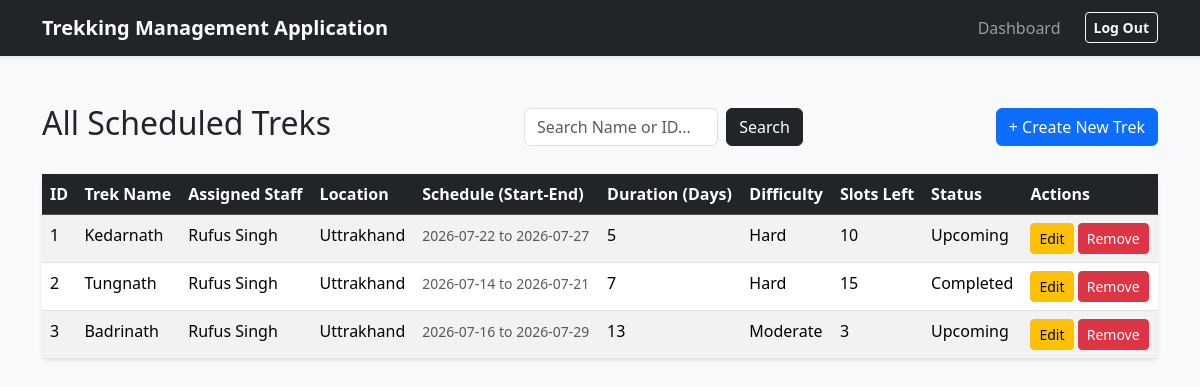
Before: /admin/trek (signed in) with the older database file.
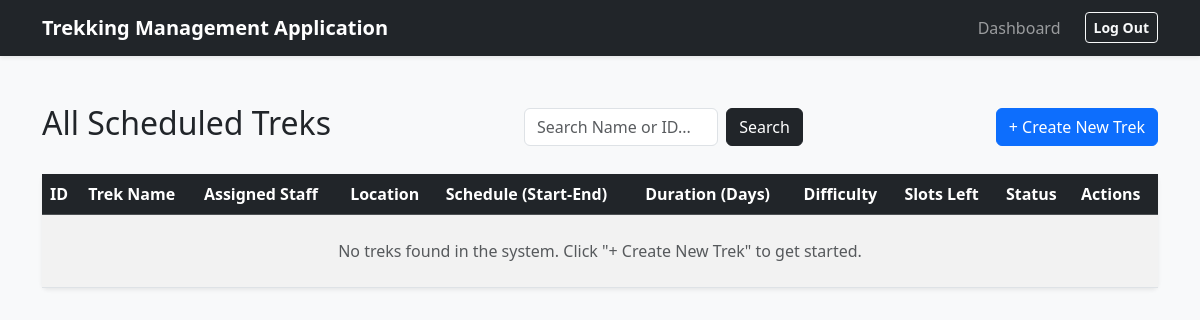
After: the same page with the newer database file.
### app/models.py (models this page shows)
class Trek(db.Model):
    __tablename__ = "treks"
    id = db.Column(db.Integer, primary_key=True)
    trek_name = db.Column(db.String(200), nullable=False)
    assigned_staff_id = db.Column(db.Integer, db.ForeignKey('users.id'), nullable=False)
    location = db.Column(db.String(100), nullable=False)
    difficulty = db.Column(db.String(50), nullable=False)
    duration = db.Column(db.Integer, nullable=False)
    available_slots = db.Column(db.Integer, nullable=False)
    status = db.Column(db.String(30), nullable=False)
    start_date = db.Column(db.DateTime, nullable=False)
    end_date = db.Column(db.DateTime, nullable=False)
    bookings = db.relationship('Booking', backref='trek', lazy=True, cascade='all, delete-orphan')
    assigned_staff = db.relationship('User', foreign_keys=[assigned_staff_id])

class User(db.Model):
    __tablename__ = "users"
    id = db.Column(db.Integer, primary_key=True)
    username = db.Column(db.String(80), unique=True, nullable=False)
    email_id = db.Column(db.String(120), nullable=False)
    password_hash = db.Column(db.String(256), unique=True, nullable=False)
    name = db.Column(db.String(80), nullable=False)
    role = db.Column(db.String(20), nullable=False)
    is_blacklisted = db.Column(db.Boolean, default=False)
    staff_profile = db.relationship('StaffProfile', backref='user', uselist=False, cascade='all, delete-orphan') # userlist =False strictly enforces a 1-to-1 relatiosnhip b/w users and staff_profiles table
    bookings = db.relationship('Booking', backref='trekker', lazy=True) # lazy=True Parameter is used tell SQLAlchemy that until i specifically state a python code like user.bookings do not run SQL Query

### app/routes/admin.py (the view)
@admin_bp.route('/trek')
def manage_treks():
    search_term = request.args.get('search')
    query = models.Trek.query
    if search_term:
        if search_term.isdigit():
            query = query.filter(models.Trek.id == int(search_term))
        else:
            query = query.filter(models.Trek.trek_name.ilike(f"%{search_term}%"))
    treks_list = query.all() # .query.all() will return results in a list format so we need to actually run a for loop to display all treks in a table.
    return render_template('admin/trek/manage_treks.html', all_treks=treks_list) # Passing this list of treks to Jinja template in HTML

### app/routes/admin.py (called while the page is built)
@admin_bp.before_request
def admin_access():
    if 'user_id' not in session:
        flash("Access denied. Please login first")
        return redirect(url_for('auth.login'))
    if session.get('role') != 'Admin':
        flash("Not an Administrator")
        return redirect(url_for('auth.login'))

### app/templates/admin/trek/manage_treks.html (shortened to what this page needs)
{% extends "base.html" %}
{% block content %}
    <div class="d-flex justify-content-between align-items-center mb-4">
        <h2>All Scheduled Treks</h2>
        <form action="{{ url_for('admin.manage_treks') }}" method="GET" class="d-flex w-25">
            <input type="text" name="search" class="form-control me-2" placeholder="Search Name or ID..." value="{{ request.args.get('search', '') }}">
            <button type="submit" class="btn btn-dark">Search</button>
        </form>
        <a href="{{ url_for('admin.create_trek') }}" class="btn btn-primary">+ Create New Trek</a>
    </div>
    <table class="table table-striped table-hover shadow-sm bg-white rounded">
        <thead class="table-dark">
            <tr>
                <th>ID</th>
                <th>Trek Name</th>
                <th>Assigned Staff</th>
                <th>Location</th>
                <th>Schedule (Start-End)</th>
                <th>Duration (Days)</th>
                <th>Difficulty</th>
                <th>Slots Left</th>
                <th>Status</th>
                <th>Actions</th>
            </tr>
        </thead>
        <tbody>
            {% for trek in all_treks %}
            <tr>
                <td>{{ trek.id }}</td>
                <td>{{ trek.trek_name }}</td>
                <td>{{ trek.assigned_staff.name }}</td>
                <td>{{ trek.location }}</td>
                <td>
                    <small class="text-muted">
                        {{ trek.start_date.strftime('%Y-%m-%d') }} to {{ trek.end_date.strftime('%Y-%m-%d') }}
                    </small>
                </td>
                <td>{{ trek.duration }}</td>
                <td>{{ trek.difficulty }}</td>
                <td>{{ trek.available_slots }}</td>
                <td>{{ trek.status }}</td>
                <td>
                    <a href="{{ url_for('admin.edit_trek', trek_id=trek.id) }}" class="btn btn-sm btn-warning">Edit</a>
                    <form action="{{ url_for('admin.delete_trek', trek_id=trek.id) }}" method="post" class="d-inline">
                        <button type="submit" class="btn btn-sm btn-danger">Remove</button>
                    </form>
                </td>
            </tr>
            {% else %}
            <tr>
                <td colspan="10" class="text-center text-muted py-4">
                    No treks found in the system. Click "+ Create New Trek" to get started.
                </td>
            </tr>
            {% endfor %}
        </tbody>
    </table>
{% endblock %}

Changed rows visible on the page:
removed Trek: id "1", trek_name "Kedarnath", assigned_staff.name "Rufus Singh", location "Uttrakhand", start_date "2026-07-22", end_date "2026-07-27", duration "5", difficulty "Hard", available_slots "10", status "Upcoming"
removed Trek: id "2", trek_name "Tungnath", assigned_staff.name "Rufus Singh", location "Uttrakhand", start_date "2026-07-14", end_date "2026-07-21", duration "7", difficulty "Hard", available_slots "15", status "Completed"
removed Trek: id "3", trek_name "Badrinath", assigned_staff.name "Rufus Singh", location "Uttrakhand", start_date "2026-07-16", end_date "2026-07-29", duration "13", difficulty "Moderate", available_slots "3", status "Upcoming"
Other visible differences:
text now shown: "No treks found in the system. Click \"+ Create New Trek\" to get started."
